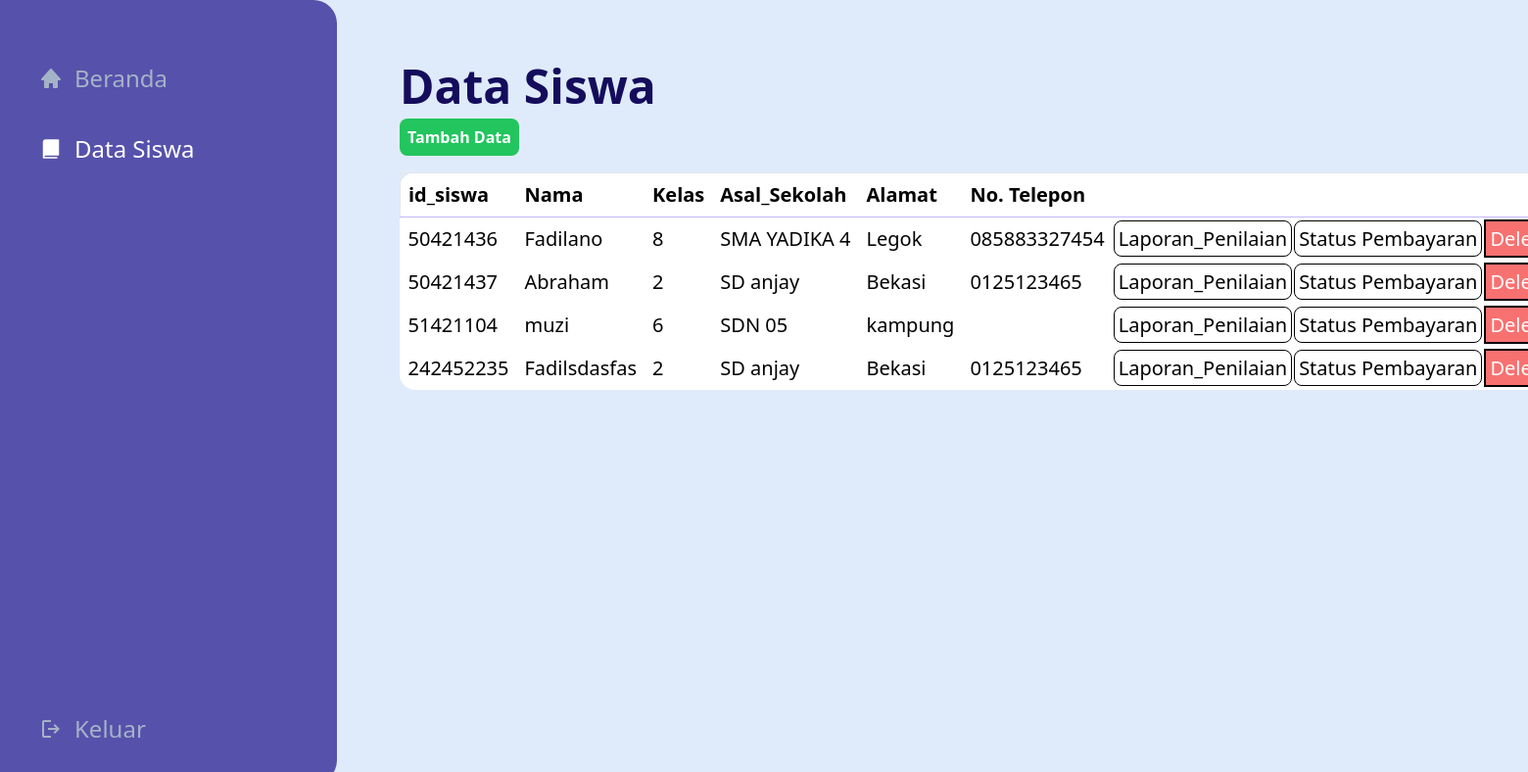
The page /admin_dataSiswa.php on the database as committed earlier.
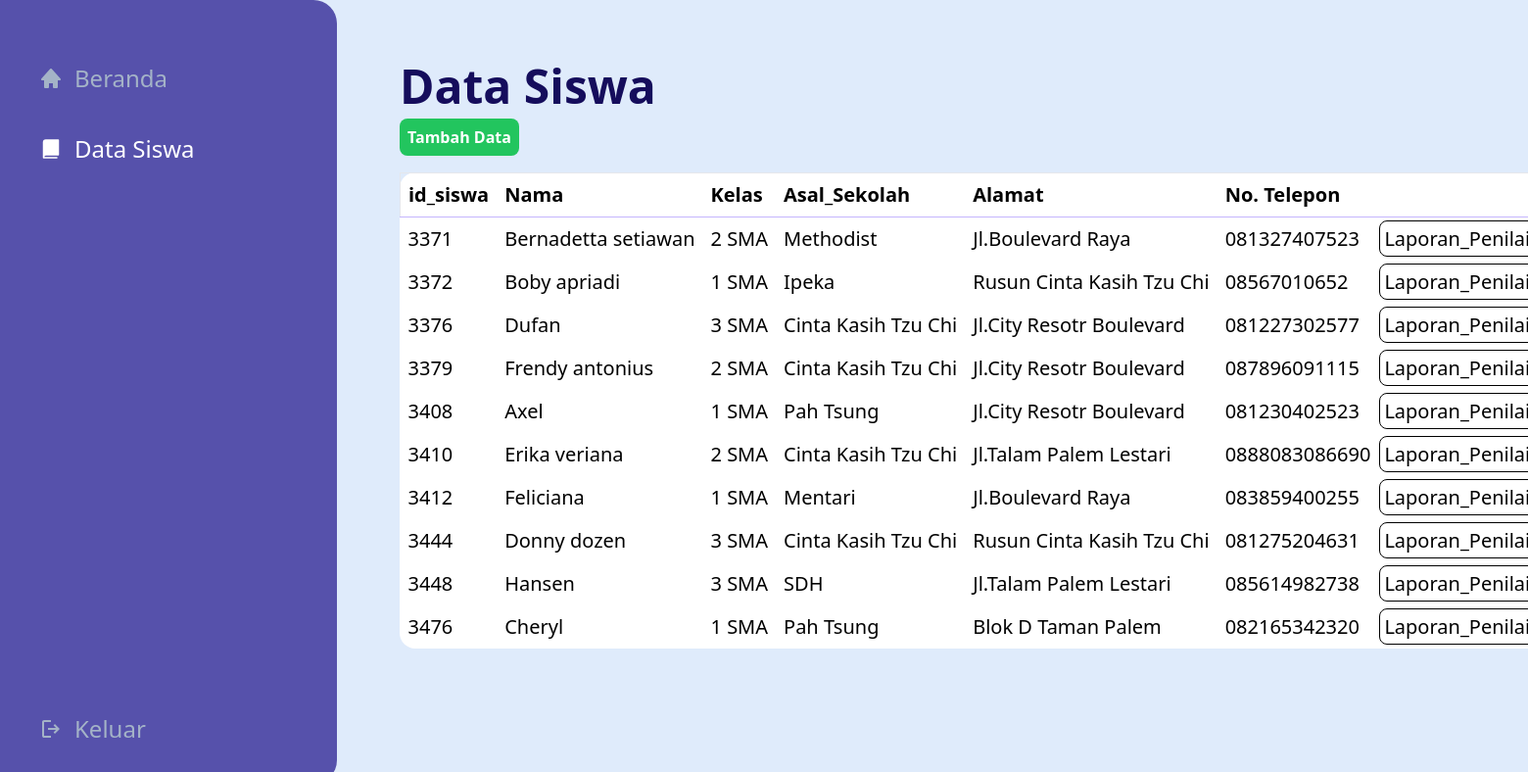
The same page on the database as committed later.
### tables this page shows
CREATE TABLE IF NOT EXISTS `tbl_datasiswa` (
  `id_siswa` int(10) NOT NULL,
  `nama` varchar(30) NOT NULL,
  `kelas` varchar(15) NOT NULL,
  `sekolah` varchar(30) NOT NULL,
  `alamat` varchar(35) NOT NULL,
  `telepon` char(13) NOT NULL
);

### src/admin_dataSiswa.php (the view, shortened to what this page needs)
<?php
require 'connection.php';
?>
<!doctype html>
<html>
<head>
  <link href="output.css" rel="stylesheet">
</head>
<body class="bg-[#DFEBFB] h-screen flex ">
    <header class="bg-[#5651AB] w-[344px] rounded-r-3xl flex flex-col justify-between items-start ">
      <nav class="">
          <ul class="text-[#A4B3C7] text-2xl">
                <li class="m-10 mt-16 flex gap-3 active:text-white hover:text-white  items-center">
                    <a class="active:text-white" href="admin_home.php">Beranda</a>
                </li>
                <li class="m-10 flex gap-3 active:text-white text-white  items-center">
                    <svg xmlns="http://www.w3.org/2000/svg" width="1em" height="1em" viewBox="0 0 256 256"><path fill="currentColor" d="M216 32v160a8 8 0 0 1-8 8H72a16 16 0 0 0-16 16h136a8 8 0 0 1 0 16H48a8 8 0 0 1-8-8V56a32 32 0 0 1 32-32h136a8 8 0 0 1 8 8"/></svg>
                    <a href="admin_dataSiswa.php">Data Siswa</a>
                </li>
            </ul>
        </nav>
        <div class="text-[#A4B3C7] hover:text-white text-2xl m-10 flex gap-3 items-center">
            <svg xmlns="http://www.w3.org/2000/svg" width="1em" height="1em" viewBox="0 0 24 24"><path fill="currentColor" d="M5 21q-.825 0-1.412-.587T3 19V5q0-.825.588-1.412T5 3h7v2H5v14h7v2zm11-4l-1.375-1.45l2.55-2.55H9v-2h8.175l-2.55-2.55L16 7l5 5z"/></svg>
            <a href="logout.php">Keluar</a>
        </div>
    </header>
    <main class="p-16 w-[841px]">
        <h1 class="mb-4 text-5xl font-bold text-[#150D5C]">Data Siswa</h1>
        <a href="admin_formtTambah.php" class="font-semibold p-2 bg-green-500 text-white rounded-lg" >Tambah Data</a>
        <table class="table-auto mt-6 bg-white text-xl w-[840px] h-auto rounded-2xl whitespace-nowrap">
            <thead>
                <tr class="border border-b-violet-300 whitespace-nowrap">
                    <th class="p-2 text-left">id_siswa</th>
                    <th class="p-2 text-left">Nama</th>
                    <th class="p-2 text-left">Kelas</th>
                    <th class="p-2 text-left">Asal_Sekolah</th>
                    <th class="p-2 text-left">Alamat</th>
                    <th class="p-2 text-left">No. Telepon</th>
                </tr>
            </thead>
            <?php
                $queryData= mysqli_query($con,"SELECT * FROM tbl_datasiswa");
                while ($data= mysqli_fetch_array($queryData)){?>
            <tbody class="whitespace-nowrap">
                <tr>
                    <td class="p-2 "><?= $data['id_siswa'] ?></td>
                    <td class="p-2 "><?= $data['nama'] ?></td>
                    <td class="p-2 "><?= $data['kelas'] ?></td>
                    <td class="p-2 "><?= $data['sekolah'] ?></td>
                    <td class="p-2 "><?= $data['alamat'] ?></td>
                    <td class="p-2 "><?= $data['telepon'] ?></td>
                    <td><a href="admin_DataPenilaian.php?id_siswa=<?php echo $data['id_siswa']?>" class="p-1 border border-black rounded-lg">Laporan_Penilaian</a></td>
                    <td><a href="admin_DataPembayaran.php?id_siswa=<?php echo $data['id_siswa']?>" class="p-1 border border-black rounded-lg">Status Pembayaran</a></td>
                    <td><a href="deleteSiswa.php?id_siswa=<?php echo $data['id_siswa'] ?>" class="p-1 border border-2 text-white border-black bg-red-400 ">Delete</a></td>
                </tr>
                <?php } ?>
            </tbody>
        </table>
    </main>
</body>
</html>

Rows that differ between the two databases and show on the page:
removed tbl_datasiswa: id_siswa "50421436", nama "Fadilano", kelas "8", sekolah "SMA YADIKA 4", alamat "Legok", telepon "085883327454"
removed tbl_datasiswa: id_siswa "50421437", nama "Abraham", kelas "2", sekolah "SD anjay", alamat "Bekasi", telepon "0125123465"
removed tbl_datasiswa: id_siswa "51421104", nama "muzi", kelas "6", sekolah "SDN 05", alamat "kampung"
removed tbl_datasiswa: id_siswa "242452235", nama "Fadilsdasfas", kelas "2", sekolah "SD anjay", alamat "Bekasi", telepon "0125123465"
added tbl_datasiswa: id_siswa "3371", nama "Bernadetta setiawan", kelas "2 SMA", sekolah "Methodist", alamat "Jl.Boulevard Raya", telepon "081327407523"
added tbl_datasiswa: id_siswa "3372", nama "Boby apriadi", kelas "1 SMA", sekolah "Ipeka", alamat "Rusun Cinta Kasih Tzu Chi", telepon "08567010652"
added tbl_datasiswa: id_siswa "3376", nama "Dufan", kelas "3 SMA", sekolah "Cinta Kasih Tzu Chi", alamat "Jl.City Resotr Boulevard", telepon "081227302577"
added tbl_datasiswa: id_siswa "3379", nama "Frendy antonius", kelas "2 SMA", sekolah "Cinta Kasih Tzu Chi", alamat "Jl.City Resotr Boulevard", telepon "087896091115"
added tbl_datasiswa: id_siswa "3408", nama "Axel", kelas "1 SMA", sekolah "Pah Tsung", alamat "Jl.City Resotr Boulevard", telepon "081230402523"
added tbl_datasiswa: id_siswa "3410", nama "Erika veriana", kelas "2 SMA", sekolah "Cinta Kasih Tzu Chi", alamat "Jl.Talam Palem Lestari", telepon "0888083086690"
added tbl_datasiswa: id_siswa "3412", nama "Feliciana", kelas "1 SMA", sekolah "Mentari", alamat "Jl.Boulevard Raya", telepon "083859400255"
added tbl_datasiswa: id_siswa "3444", nama "Donny dozen", kelas "3 SMA", sekolah "Cinta Kasih Tzu Chi", alamat "Rusun Cinta Kasih Tzu Chi", telepon "081275204631"
added tbl_datasiswa: id_siswa "3448", nama "Hansen", kelas "3 SMA", sekolah "SDH", alamat "Jl.Talam Palem Lestari", telepon "085614982738"
added tbl_datasiswa: id_siswa "3476", nama "Cheryl", kelas "1 SMA", sekolah "Pah Tsung", alamat "Blok D Taman Palem", telepon "082165342320"
